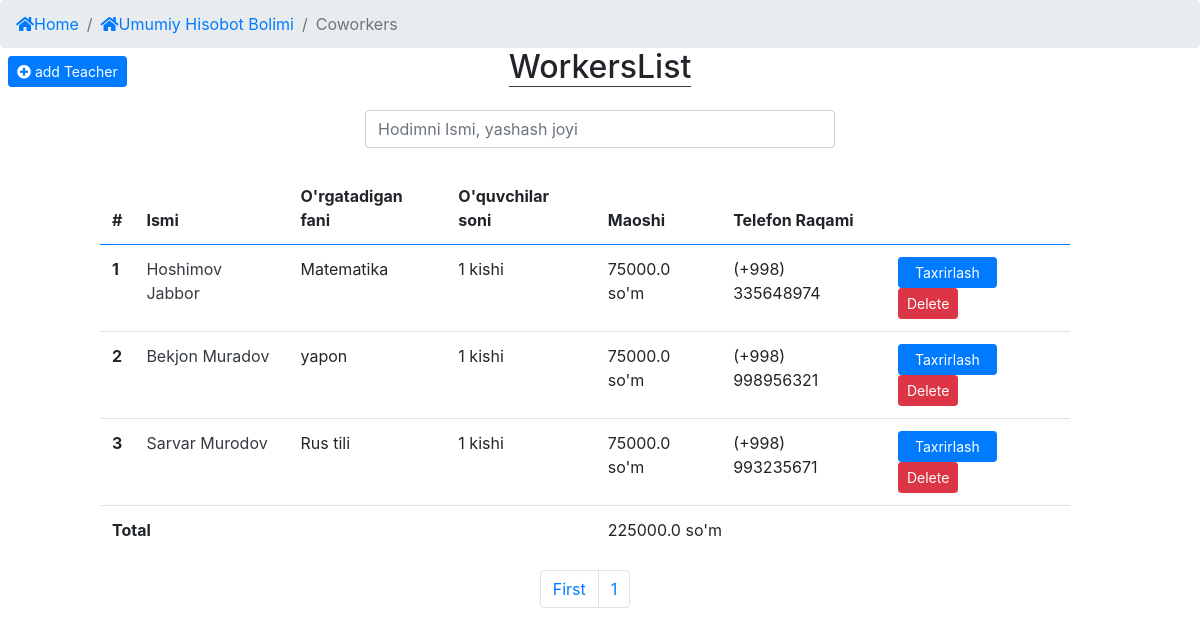
The app's page /profile/all/teachers/ (signed in), older data.
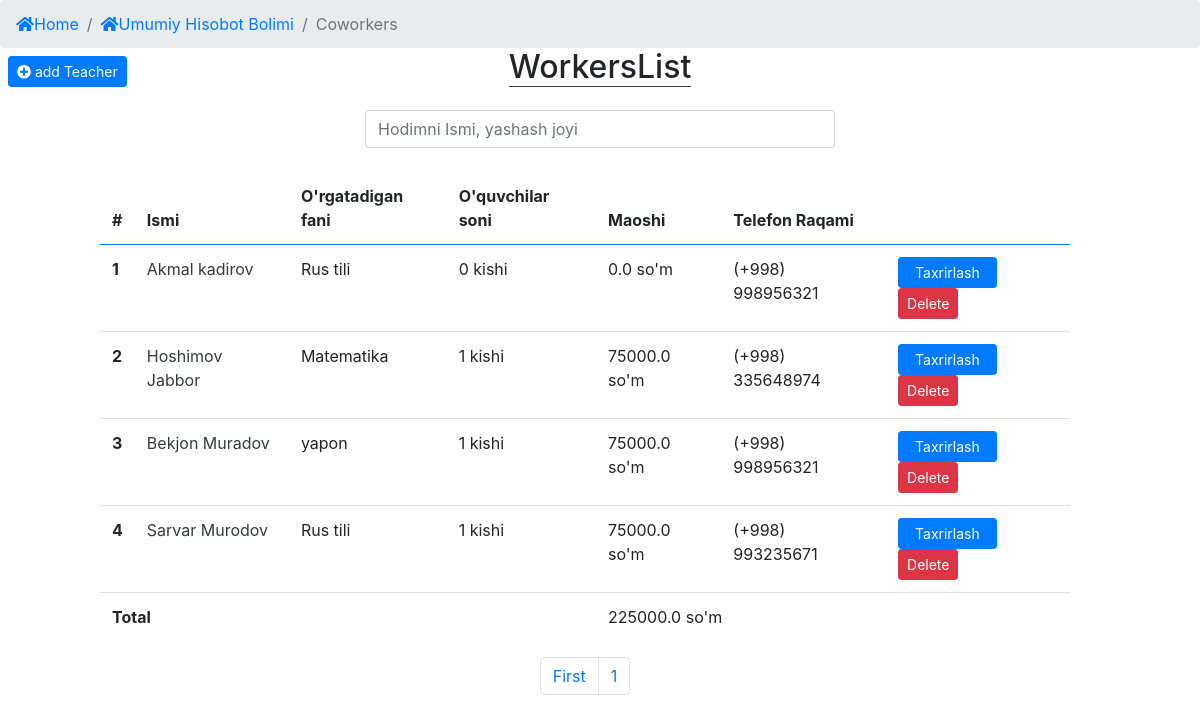
The same page, newer data.
### app/models.py (models this page shows, shortened)
class Teacher(models.Model):
    f_name = models.CharField(_("To'liq ismi"), max_length=100)
    subject = models.ForeignKey(Subject, verbose_name=_("O'qitadigan fani"), on_delete=models.CASCADE)
    address = models.CharField(_("Manzil"), max_length=100)
    phone_num = models.CharField(_("Telefon raqami"), max_length=9)
    level = models.CharField(_("Ilmiy darajasi"), max_length=100)
    sertificate = models.ImageField(_("Sertificate"), upload_to=f'sertificetes/teachers/', null=True, blank=True)
    experience = models.CharField(_("Tajribasi"), max_length=50)
    registred_time = models.DateTimeField(_("royhatga olingan vaqt"), auto_now_add=True)
    def __str__(self):
        return f'{self.f_name} from {self.subject.name}'
    """Bitta fan uchun shu oyda qancha tolanganligini ko'rsatadi"""
    @property
    def this_month_payment(self):
        oy = int(datetime.now().month)
        payment = self.payment_set.all()
        this_month = []
        for i in payment:
            if i.payed_date.month == oy:
                this_month.append(i)
        total = sum([i.payment for i in this_month])
        return total
    """Bitta o'qituvchi qancha oylik olishligini ko'rsatadi"""
    @property
    def salary(self):
        total = self.this_month_payment / 2
        return total
    """Hamma o'qituvchi qancha olishligini ko'rsatadi"""
    @property
    def get_total_salary(self):
        teacher = Teacher.objects.all()
        total = sum([i.salary for i in teacher])
        return total
    """Bitta O'qituvchida nechta o'quvchi borligini ko'rsatadi"""
    @property
    def self_students(self):
        student = self.student_set.all().count()
        return student

class Subject(models.Model):
    name =models.CharField(_("Fan nomi"), max_length=100, unique=True)
    added_date = models.DateTimeField(_("qoshilgan fani"), auto_now_add=True)
    def __str__(self):
        return self.name
    """Bitta fan uchun shu oyda qancha tolanganligini ko'rsatadi"""
    """Bitta fanda nechta o'qituvchi borligini ko'rsatadi"""
    """Bitta fanda nechta o'quvchi borligini ko'rsatadi"""

class Payment(models.Model):
    student = models.ForeignKey(Student, verbose_name=_("Talaba"), on_delete=models.CASCADE)
    subject = models.ForeignKey(Subject, verbose_name=_("Qaysi fan uchun"), on_delete=models.CASCADE)
    teacher = models.ForeignKey(Teacher, verbose_name=_("O'qituvchisi"), on_delete=models.CASCADE)
    payment = models.IntegerField(_("Tolov summasi"), default=0)
    payed_date = models.DateTimeField(_("To'langan vaqt"), auto_now_add=True)
    """Shu oyda qilingan barcha tolov"""
    """To'langan umumiy summa olish"""
    """O'qituvchilarga To'lanadigan umumiy summa"""
    """Centerning umumiy harajatlari"""
    """Shu oyda qilingan harajarlar"""
    """Centerga qoladigan soft foyda"""

### app/views.py (the view)
# urls.py: path("all/teachers/", TeachersList.as_view(), name="TeacherList"),
class TeachersList(ListView):
    model = Teacher
    template_name = 'coworkers/workers.html'
    ordering = '-registred_time'
    paginate_by = 5

### app/templates/coworkers/workers.html (shortened to what this page needs)
{% extends "index.html" %}
{% block content %}
<nav aria-label="breadcrumb" class="fixed-top">
    <ol class="breadcrumb">
        <li class="breadcrumb-item"><a href="{% url 'app:Home' %}"><i class="fas fa-home"></i>Home</a></li>
        <li class="breadcrumb-item"><a href="{% url 'app:ReportSection' %}"><i class="fas fa-home"></i>Umumiy Hisobot Bolimi</a></li>
        <li class="breadcrumb-item active" aria-current="page">Coworkers</li>
    </ol>
</nav>
<div class="text-left fixed-top mt-5">
    <a href="{% url 'app:RegisterTeacher' %}" class="btn btn-primary btn-sm mt-2 ml-2"><i class="fas fa-plus-circle"></i> add Teacher</a>
</div>
<div class="wrapper mt-5">
    <h2 class="text-center"><span class="border-bottom border-dark"> WorkersList </span></h2>
</div>
<div class="col-md-5 m-auto">
    <form action="{% url 'app:SearchTeacher'  %}" class="my-4" method="get">
        <input class="form-control" type="search" name="T" aria-label="search" placeholder="Hodimni Ismi, yashash joyi">
    </form>
</div>
<div class="row" style="margin-right: 15px;">
    <div class="col-md-10 m-auto">
        <table class="table table-hover table-borderless">
            <thead class="border-bottom border-primary">
                <tr>
                    <th>#</th>
                    <th>Ismi</th>
                    <th>O'rgatadigan fani</th>
                    <th>O'quvchilar soni</th>
                    <th>Maoshi</th>
                    <th>Telefon Raqami</th>
                    <th></th>
                  </tr>
            </thead>
            <tbody>
                {% for i in object_list %}
                    <tr class="border-bottom">
                        <th>{{ forloop.counter }}</th>
                        <td>
                            <a href="{% url 'app:resume' pk=i.pk %}" class="text-dark">{{i.f_name}}</a>
                        </td>
                        <td> {{i.subject}} </td>
                        <td> {{i.self_students}} kishi</td>
                        <td> {{i.salary}} so'm </td>
                        <td> (+998) {{i.phone_num}} </td>
                        <td> <a href="{% url 'app:UpdateTeacher' pk=i.pk  %}" class="btn btn-primary px-3 btn-sm">Taxrirlash</a>
                            {% if user.admin == True %}
                                <button type="button" class="btn btn-sm btn-danger" data-toggle="modal" data-target="#exampleModal{{i.pk}}">
                                    Delete
                                </button>
                            {% endif %}
                        </td>
                    </tr>
                          </div>
                {% endfor %}
                {% for i in object_list %}
                    {% if forloop.counter == 1 %}
                        {% if i.get_total_salary %}
                            <tr>
                                <th colspan="4">Total</th>
                                <td colspan="3"> {{ i.get_total_salary }} so'm</td>
                            </tr>
                        {% endif %}
                    {% endif %}
                {% endfor %}
        <nav aria-label="Page navigation example">
            <ul class="pagination justify-content-center">
                <li class="page-item"><a href="?page=1" class="page-link">First</a></li>
                <li class="page-item"><a href="?page={{ page_obj.number }}" class="page-link">{{ page_obj.number }}</a></li>
            </ul>
        </nav>
{% endblock content %}

Row changes from the older to the newer data that the page shows:
no longer on one of the page's lists (row unchanged): Teacher: get_total_salary "225000.0"
added Teacher: f_name "Akmal kadirov", subject "Rus tili", self_students "0", salary "0.0", phone_num "998956321", get_total_salary "225000.0"
